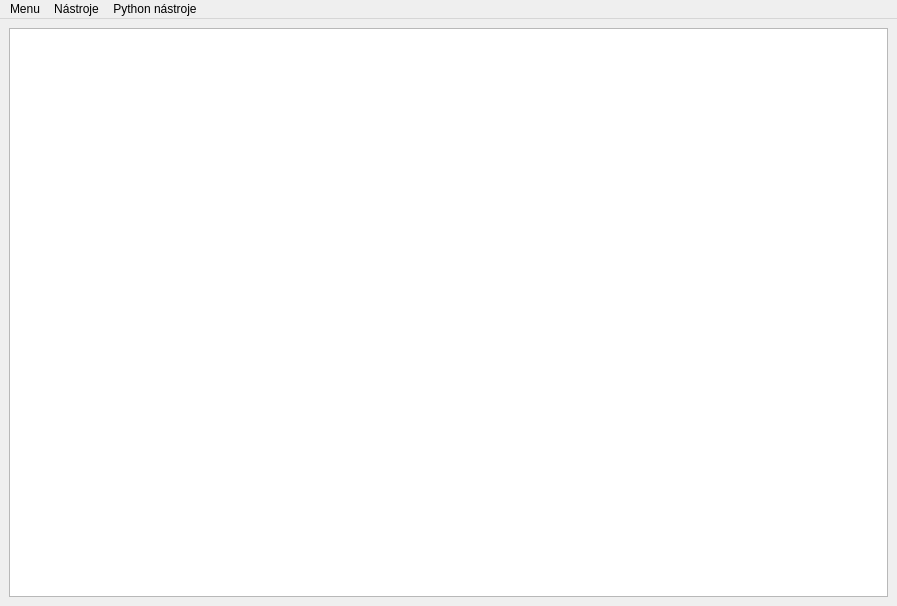
<?xml version="1.0" encoding="UTF-8"?>
<ui version="4.0">
 <class>MainWindow</class>
 <widget class="QMainWindow" name="MainWindow">
  <property name="geometry">
   <rect>
    <x>0</x>
    <y>0</y>
    <width>897</width>
    <height>606</height>
   </rect>
  </property>
  <property name="windowTitle">
   <string>MainWindow</string>
  </property>
  <widget class="QWidget" name="centralwidget">
   <layout class="QGridLayout" name="gridLayout_2">
    <item row="0" column="0">
     <layout class="QGridLayout" name="gridLayout">
      <item row="0" column="0">
       <widget class="QTextEdit" name="textEdit"/>
      </item>
     </layout>
    </item>
   </layout>
  </widget>
  <widget class="QMenuBar" name="menubar">
   <property name="geometry">
    <rect>
     <x>0</x>
     <y>0</y>
     <width>897</width>
     <height>21</height>
    </rect>
   </property>
   <widget class="QMenu" name="menuMenu">
    <property name="title">
     <string>Menu</string>
    </property>
    <widget class="QMenu" name="menuOtev_t_ned_vn">
     <property name="title">
      <string>Otevřít nedávné</string>
     </property>
     <addaction name="separator"/>
    </widget>
    <addaction name="actionOpen"/>
    <addaction name="menuOtev_t_ned_vn"/>
    <addaction name="actionSavr"/>
    <addaction name="actionUlo_it"/>
    <addaction name="separator"/>
    <addaction name="actionTisk"/>
    <addaction name="actionN_hlad_tisku"/>
    <addaction name="separator"/>
    <addaction name="actionClose"/>
    <addaction name="separator"/>
   </widget>
   <widget class="QMenu" name="menuN_stroje">
    <property name="title">
     <string>Nástroje</string>
    </property>
    <addaction name="actionP_smo"/>
    <addaction name="actionBarva"/>
    <addaction name="separator"/>
    <addaction name="actionPo_et_slov"/>
    <addaction name="actionPo_et_slov_2"/>
    <addaction name="actionPo_et_definovan_ho_znaku"/>
    <addaction name="separator"/>
    <addaction name="actionVymazat_dvojit_mezery"/>
    <addaction name="actionP_esmy_ky"/>
    <addaction name="actionKontroln_sou_et"/>
   </widget>
   <widget class="QMenu" name="menuPython_n_stroje">
    <property name="title">
     <string>Python nástroje</string>
    </property>
    <addaction name="actionSpustit_F5"/>
   </widget>
   <addaction name="menuMenu"/>
   <addaction name="menuN_stroje"/>
   <addaction name="menuPython_n_stroje"/>
  </widget>
  <action name="actionClose">
   <property name="text">
    <string>Ukončit bez uložení</string>
   </property>
  </action>
  <action name="actionSavr">
   <property name="text">
    <string>Uložit jako [Ctrl + Shift + S]</string>
   </property>
  </action>
  <action name="actionOpen">
   <property name="text">
    <string>Otevřít [Ctrl + O]</string>
   </property>
  </action>
  <action name="actionPo_et_slov">
   <property name="text">
    <string>Počet znaků</string>
   </property>
  </action>
  <action name="actionPo_et_definovan_ho_znaku">
   <property name="text">
    <string>Počet definovaného znaku</string>
   </property>
  </action>
  <action name="actionPo_et_slov_2">
   <property name="text">
    <string>Počet slov</string>
   </property>
  </action>
  <action name="actionSoubor">
   <property name="text">
    <string>Soubor</string>
   </property>
  </action>
  <action name="actionTisk">
   <property name="text">
    <string>Tisk [Ctrl + P]</string>
   </property>
  </action>
  <action name="actionUlo_it">
   <property name="enabled">
    <bool>false</bool>
   </property>
   <property name="text">
    <string>Uložit [Ctrl + S]</string>
   </property>
  </action>
  <action name="actionP_smo">
   <property name="text">
    <string>Písmo</string>
   </property>
  </action>
  <action name="actionBarva">
   <property name="text">
    <string>Barva</string>
   </property>
  </action>
  <action name="actionTisk_2">
   <property name="text">
    <string>Tisk</string>
   </property>
  </action>
  <action name="actionN_hlad_tisku">
   <property name="text">
    <string>Náhlad tisku</string>
   </property>
  </action>
  <action name="actionSpustit_F5">
   <property name="text">
    <string>Spustit [F5]</string>
   </property>
  </action>
  <action name="actionVymazat_dvojit_mezery">
   <property name="text">
    <string>Vymazat dvojité mezery</string>
   </property>
  </action>
  <action name="actionP_esmy_ky">
   <property name="text">
    <string>Přesmyčka</string>
   </property>
  </action>
  <action name="actionKontroln_sou_et">
   <property name="text">
    <string>Kontrolní součet</string>
   </property>
  </action>
 </widget>
 <resources/>
 <connections/>
</ui>
